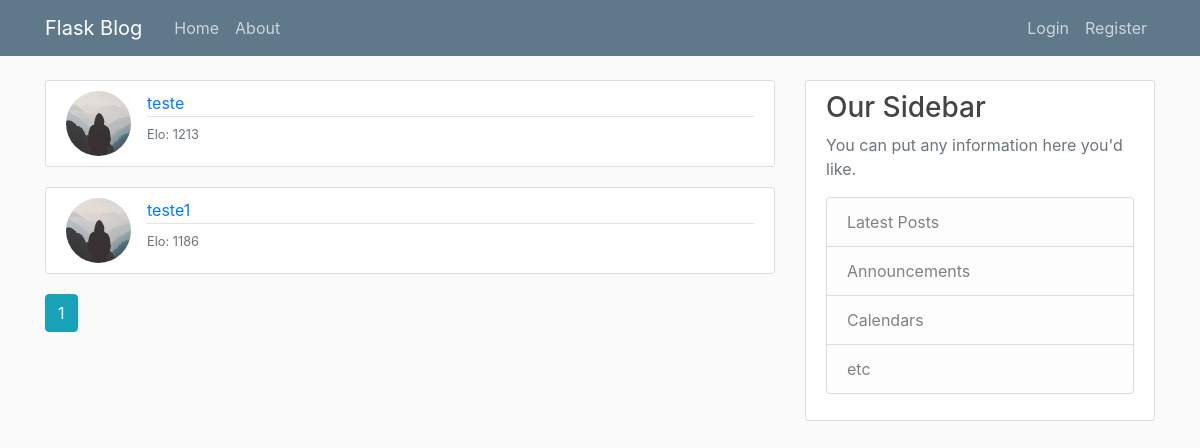
Page /home on the earlier database version.
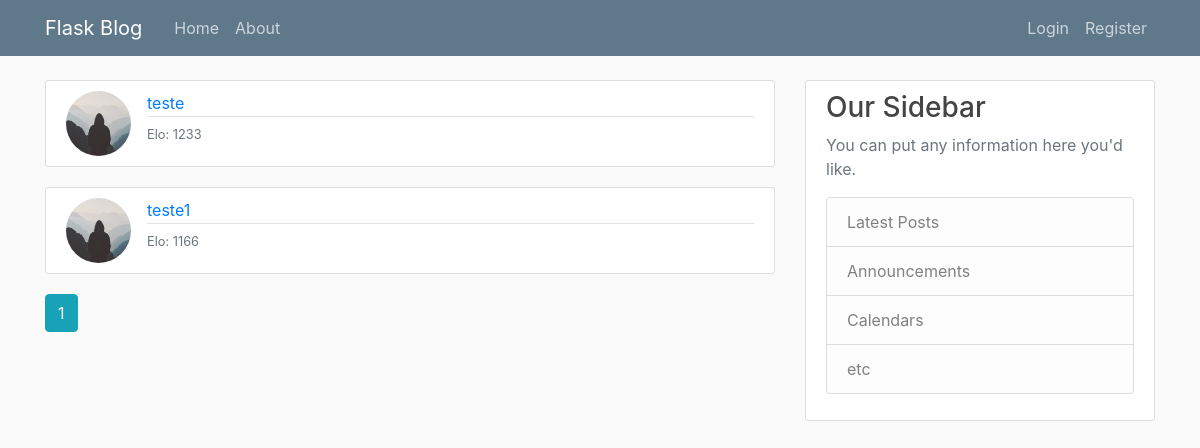
Same page on the later database version.
### flaskproject/models.py (models this page shows, shortened)
class User(db.Model, UserMixin):
    id = db.Column(db.Integer, primary_key = True)
    username = db.Column(db.String(20), unique = True, nullable = False)
    email = db.Column(db.String(120), unique = True, nullable = False)
    image_file = db.Column(db.String(20), nullable = False, default='default.jpg')
    password = db.Column(db.String(60), nullable = False)
    elo = db.Column(db.Float, default = 1200, nullable = False)
    games = db.relationship('Game', secondary=game_players, lazy='dynamic',
                            backref = db.backref('players', lazy = 'dynamic'))

### flaskproject/main/routes.py (the view)
@main.route("/")
@main.route("/home")
def home():
    page = request.args.get('page', 1, type = int)
    users = User.query.order_by(User.elo.desc()).paginate(page = page, per_page = 5)
    return render_template('home.html', users=users)

### flaskproject/templates/home.html
{% extends "layout.html" %}
{% block content %}
	{% for user in users.items %}
		<article class="media content-section">
			<img class = "rounded-circle article-img" src=" {{ url_for('static', filename = 'profile_pics/' + user.image_file)}}">
		  <div class="media-body">
		    <div class="article-metadata">
				<a class="mr-2" href="">{{ user.username }}</a>
		    </div>
              <small class="text-muted">Elo: {{ user.elo|int }}</small>
		  </div>
		</article>
	{% endfor %}
	{% for page_num in users.iter_pages(left_edge = 1, right_edge = 1, left_current = 1, right_current = 2) %}
		{% if page_num %}
			{% if users.page == page_num %}
				<a class = "btn btn-info mb-4" href=" {{url_for('main.home',page = page_num)}}">{{ page_num }} </a>
			{% else %}
				<a class = "btn btn-outline-info mb-4" href=" {{url_for('main.home',page = page_num)}}">{{ page_num }} </a>
			{% endif %}
		{% else %}
			...
		{% endif %}
	{%endfor%}
{% endblock content %}

### flaskproject/templates/layout.html (shortened to what this page needs)
<!DOCTYPE html>
<html>
<head>
    <link rel="stylesheet" href="https://stackpath.bootstrapcdn.com/bootstrap/4.1.3/css/bootstrap.min.css">
    <link rel="stylesheet" type="text/css" href="{{ url_for('static',filename='main.css')}}">
</head>
<body>
	<header class="site-header">
	  <nav class="navbar navbar-expand-md navbar-dark bg-steel fixed-top">
	    <div class="container">
	      <a class="navbar-brand mr-4" href="/">Flask Blog</a>
	      <div class="collapse navbar-collapse" id="navbarToggle">
	        <div class="navbar-nav mr-auto">
	          <a class="nav-item nav-link" href="{{url_for('main.home')}}">Home</a>
	          <a class="nav-item nav-link" href="{{url_for('main.about')}}">About</a>
	        </div>
	        <div class="navbar-nav">
	        	{% if current_user.is_authenticated %}
					<a class="nav-item nav-link" href="{{url_for('games.create_game')}}">New Game</a>
					<a class="nav-item nav-link" href="{{url_for('games.enter_game')}}">Join Game</a>
                    <a class="nav-item nav-link" href="{{url_for('games.match_history', username = current_user.username)}}"> Current games</a>
	        		<a class="nav-item nav-link" href="{{url_for('users.account')}}"> {{current_user.username }}</a>
	        		<a class="nav-item nav-link" href="{{url_for('users.logout')}}">Logout</a>
	        	{% else %}
					<a class="nav-item nav-link" href="{{url_for('users.login')}}">Login</a>
					<a class="nav-item nav-link" href="{{url_for('users.register')}}">Register</a>
	          	{% endif %}
	        </div>
	      </div>
	    </div>
	  </nav>
	</header>
	<main role="main" class="container">
	  <div class="row">
	    <div class="col-md-8">
	    	{% block content %}{% endblock %}
	    </div>
	    <div class="col-md-4">
	      <div class="content-section">
	        <h3>Our Sidebar</h3>
	        <p class='text-muted'>You can put any information here you'd like.
	          <ul class="list-group">
	            <li class="list-group-item list-group-item-light">Latest Posts</li>
	            <li class="list-group-item list-group-item-light">Announcements</li>
	            <li class="list-group-item list-group-item-light">Calendars</li>
	            <li class="list-group-item list-group-item-light">etc</li>
	          </ul>
	        </p>
	      </div>
	    </div>
	  </div>
	</main>
</body>
</html>

### flaskproject/static/main.css (style rules this page uses)
body { background: #fafafa; color: #333333; margin-top: 5rem; }
h1, h2, h3, h4, h5, h6 { color: #444444; }
.bg-steel { background-color: #5f788a; }
.site-header .navbar-nav .nav-link { color: #cbd5db; }
.content-section { background: #ffffff; padding: 10px 20px; border: 1px solid #dddddd; border-radius: 3px; margin-bottom: 20px; }
.article-img { height: 65px; width: 65px; margin-right: 16px; }
.article-metadata { padding-bottom: 1px; margin-bottom: 4px; border-bottom: 1px solid #e3e3e3 }

Differences in the rows shown:
changed User "teste": elo "1213" → "1233"
changed User "teste1": elo "1186" → "1166"
